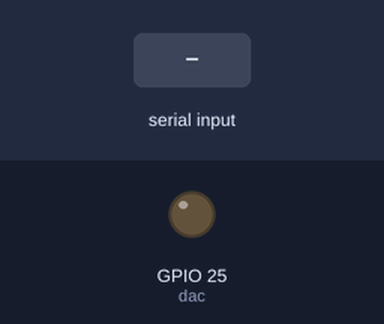
This program was run on a simulated ESP32 board running MicroPython. On the bench: output pins drawn as LEDs (lit = HIGH). The inputs (shaded band) are chosen by the test bench. What the program prints to the serial console is not drawn.

Above: at 1.2 s.
1.3 s: "pulse" typed at the serial console, then Enter
2.8 s: "square" typed at the serial console, then Enter
4.3 s: "triangle" typed at the serial console, then Enter
Timing chart, 0 to 7.3 s (numbered marks = the images above; inputs shaded):
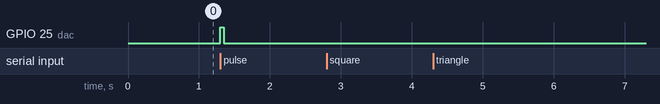

Measured:
- after the input at 1.3 s, GPIO 25 (dac): LOW → HIGH at once, → LOW 0.05 s later
- after the input at 2.8 s, every drawn part: stays the same
- after the input at 4.3 s, every drawn part: stays the same

The program:

function-generator.py
```python
import ure
import sys
import math
import time
import machine
import uselect

print("Running select loop")

spoll = uselect.poll()
spoll.register(sys.stdin, uselect.POLLIN)

tokenize = ure.compile(" +")

waveform = {
    'waveform': 'square',
    'wavelength': 100000,
    'duty': 0.5,
    'vmin': 0,
    'vmax': 3.3,
}

dac = machine.DAC(machine.Pin(25, machine.Pin.OUT), bits=8)

def square(t):
    if t < waveform['duty']:
        return 1
    else:
        return 0

def triangle(t):
    if t < 0.5:
        return 2*t
    else:
        return 1 - 2*(t-.5)

def sawtooth(t):
    return t

def sin(t):
    return math.sin(t*2*cmath.pi)/2 + .5

def read_command():
    command = ''
    print('> ', end='')

    while True:
        if spoll.poll(1):
            char = sys.stdin.read(1)
            print(char, end='')

            if char == '\n':
                break
            else:
                command += char

    return command

while True:
    command = read_command()
    args = tokenize.split(command)
    command_name = args.pop(0)

    if command_name == 'waveform':
        if args[0] == 'square' or args[0] == 'triangle' or args[0] == 'sawtooth' or args[0] == 'sin':
            waveform['waveform'] = args[0]
        else:
            print('Unknown waveform type:', args[0])
    elif command_name == 'frequency':
        waveform['wavelength'] = 1/float(args[0]) * 1000000
    elif command_name == 'wavelength':
        waveform['wavelength'] = float(args[0])
    elif command_name == 'duty':
        waveform['duty'] = float(args[0])/100
    elif command_name == 'vmin':
        waveform['vmin'] = float(args[0])
    elif command_name == 'vmax':
        waveform['vmax'] = float(args[0])
    elif command_name == 'pulse':
        pulses = 1
        if len(args) > 0:
            pulses = int(args[0])

        last_dac_out = -1
        start = time.ticks_us()
        end_delta = pulses*waveform['wavelength']

        while True:
            delta = time.ticks_diff(time.ticks_us(), start)
            if delta >= end_delta:
                break

            t = (delta % waveform['wavelength'])/waveform['wavelength']
            scaled = globals()[waveform['waveform']](t)
            vout = waveform['vmin'] + scaled * (waveform['vmax'] - waveform['vmin'])
            dac_out = round(255 * vout/3.3)

            if dac_out != last_dac_out:
                dac.write(dac_out)

        dac.write(0)
    else:
        print('unknown command:', command_name)
```
